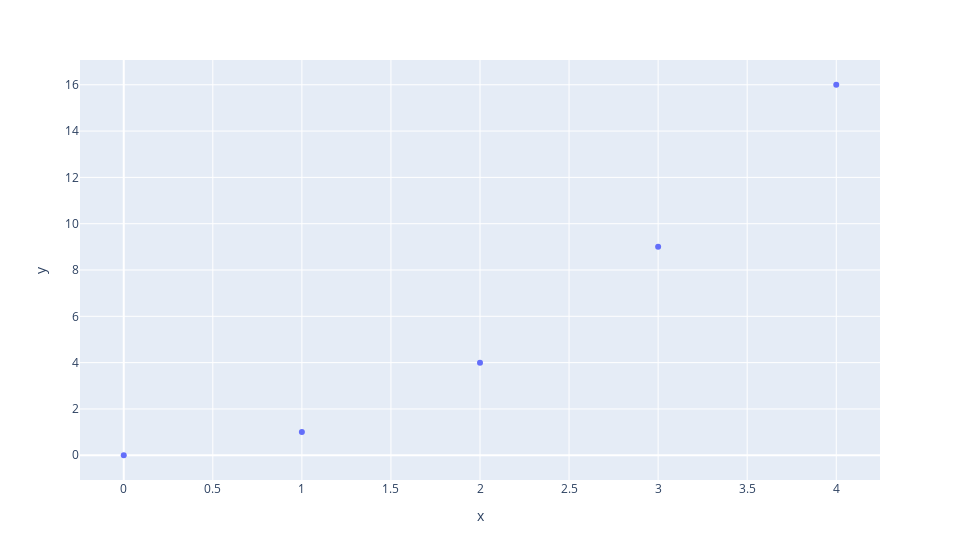

Here is the notebook cell this chart was saved with:
### Code cell
import plotly.express as px
fig = px.scatter(x=[0, 1, 2, 3, 4], y=[0, 1, 4, 9, 16])
fig.update_layout(width=960)
fig.show() #renderer='svg', width=960)

### Figure 1 — Plotly figure (JSON) as saved in the notebook; plotly's stock layout.template omitted (floating-point values rounded to 4 significant figures)
{"data": [{"hovertemplate": "x=%{x}<br>y=%{y}<extra></extra>", "legendgroup": "", "marker": {"color": "#636efa", "symbol": "circle"}, "mode": "markers", "name": "", "orientation": "v", "showlegend": false, "type": "scatter", "x": [0, 1, 2, 3, 4], "xaxis": "x", "y": [0, 1, 4, 9, 16], "yaxis": "y"}], "layout": {"legend": {"tracegroupgap": 0}, "margin": {"t": 60}, "width": 960, "xaxis": {"anchor": "y", "domain": [0, 1], "title": {"text": "x"}}, "yaxis": {"anchor": "x", "domain": [0, 1], "title": {"text": "y"}}}}
